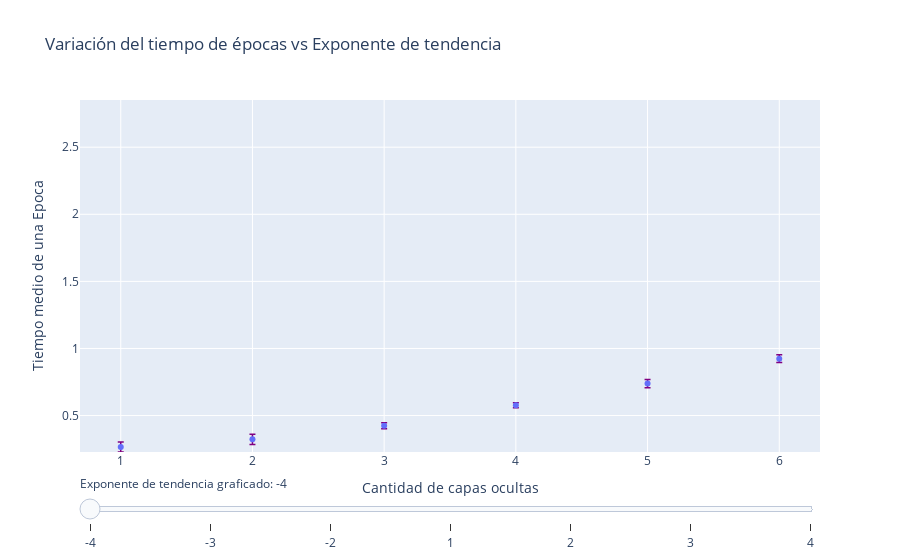

Write notebook code for a chart like this one.
### Code cell
## GRAFICOS 2D CON SLIDERS PARA POSIBLE CARACTERIZACION
# Create figure
#import plotly.graph_objects as go
fig = go.Figure()
#fig.show(block=True)
# Add traces, one for each slider step
for i in np.arange(0, X.shape[0] , 1):
    fig.add_trace(go.Scatter(  visible=False,
        x=Y[i,:], y=Z_1[i,:], mode='markers', name='measured', 
        error_y=dict( type='data', array=dZ_1[i,:], arrayminus = dZ_1[i,:] , color='purple', thickness=1.5, width=3) ) )
fig.data[0].visible = True# Make 10th trace visible
# Create and add slider
steps = [];
for i in range(len(fig.data)):
    #print(step)
    step = dict( method="restyle", args  =["visible", [False] * len(fig.data)], label = str(X[i,0]) )
    step["args"][1][i] = True  # Toggle i'th trace to "visible"
    steps.append(step)
sliders = [dict( active=10, currentvalue={"prefix": "Exponente de tendencia graficado: "}, pad={"t": 20}, steps=steps )]
fig.update_layout( sliders=sliders )
fig.update_layout(
    yaxis  = dict(range=[np.min(Z_1 - dZ_1), np.max(Z_1 + dZ_1)]), 
    xaxis_title="Cantidad de capas ocultas", yaxis_title="Tiempo medio de una Epoca", 
    title=" Variación del tiempo de épocas vs Exponente de tendencia",)
fig.show()

### Figure 1 — Plotly figure (JSON) as saved in the notebook; plotly's stock layout.template omitted (floating-point values rounded to 4 significant figures)
{"data": [{"error_y": {"array": [0.03707, 0.03776, 0.02203, 0.01904, 0.03053, 0.02892], "arrayminus": [0.03707, 0.03776, 0.02203, 0.01904, 0.03053, 0.02892], "color": "purple", "thickness": 1.5, "type": "data", "width": 3}, "mode": "markers", "name": "measured", "type": "scatter", "visible": true, "x": [1, 2, 3, 4, 5, 6], "y": [0.2655, 0.3227, 0.424, 0.5772, 0.7382, 0.9242]}, {"error_y": {"array": [0.0893, 0.02297, 0.04787, 0.03799, 0.06543, 0.04177], "arrayminus": [0.0893, 0.02297, 0.04787, 0.03799, 0.06543, 0.04177], "color": "purple", "thickness": 1.5, "type": "data", "width": 3}, "mode": "markers", "name": "measured", "type": "scatter", "visible": false, "x": [1, 2, 3, 4, 5, 6], "y": [0.7875, 0.7716, 0.8778, 1.016, 1.152, 1.283]}, {"error_y": {"array": [0.1887, 0.2348, 0.0585, 0.04624, 0.06567, 0.05529], "arrayminus": [0.1887, 0.2348, 0.0585, 0.04624, 0.06567, 0.05529], "color": "purple", "thickness": 1.5, "type": "data", "width": 3}, "mode": "markers", "name": "measured", "type": "scatter", "visible": false, "x": [1, 2, 3, 4, 5, 6], "y": [1.393, 1.333, 1.31, 1.451, 1.5, 1.703]}, {"error_y": {"array": [0.1049, 0.08289, 0.05035, 0.05372, 0.07242, 0.08095], "arrayminus": [0.1049, 0.08289, 0.05035, 0.05372, 0.07242, 0.08095], "color": "purple", "thickness": 1.5, "type": "data", "width": 3}, "mode": "markers", "name": "measured", "type": "scatter", "visible": false, "x": [1, 2, 3, 4, 5, 6], "y": [1.893, 1.666, 1.658, 1.756, 1.759, 1.91]}, {"error_y": {"array": [0.07446, 0.2344, 0.04411, 0.2392, 0.09247, 0.18], "arrayminus": [0.07446, 0.2344, 0.04411, 0.2392, 0.09247, 0.18], "color": "purple", "thickness": 1.5, "type": "data", "width": 3}, "mode": "markers", "name": "measured", "type": "scatter", "visible": false, "x": [1, 2, 3, 4, 5, 6], "y": [2.051, 2.186, 1.98, 2.141, 2.111, 2.232]}, {"error_y": {"array": [0.06451, 0.09722, 0.3202, 0.09974, 0.1528, 0.2061], "arrayminus": [0.06451, 0.09722, 0.3202, 0.09974, 0.1528, 0.2061], "color": "purple", "thickness": 1.5, "type": "data", "width": 3}, "mode": "markers", "name": "measured", "type": "scatter", "visible": false, "x": [1, 2, 3, 4, 5, 6], "y": [2.182, 2.488, 2.532, 2.473, 2.486, 2.535]}, {"error_y": {"array": [0.07547, 0.0553, 0.05644, 0.07771, 0.1123, 0.1338], "arrayminus": [0.07547, 0.0553, 0.05644, 0.07771, 0.1123, 0.1338], "color": "purple", "thickness": 1.5, "type": "data", "width": 3}, "mode": "markers", "name": "measured", "type": "scatter", "visible": false, "x": [1, 2, 3, 4, 5, 6], "y": [2.289, 2.448, 2.496, 2.608, 2.582, 2.499]}], "layout": {"sliders": [{"active": 10, "currentvalue": {"prefix": "Exponente de tendencia graficado: "}, "pad": {"t": 20}, "steps": [{"args": ["visible", [true, false, false, false, false, false, false]], "label": "-4", "method": "restyle"}, {"args": ["visible", [false, true, false, false, false, false, false]], "label": "-3", "method": "restyle"}, {"args": ["visible", [false, false, true, false, false, false, false]], "label": "-2", "method": "restyle"}, {"args": ["visible", [false, false, false, true, false, false, false]], "label": "1", "method": "restyle"}, {"args": ["visible", [false, false, false, false, true, false, false]], "label": "2", "method": "restyle"}, {"args": ["visible", [false, false, false, false, false, true, false]], "label": "3", "method": "restyle"}, {"args": ["visible", [false, false, false, false, false, false, true]], "label": "4", "method": "restyle"}]}], "title": {"text": " Variación del tiempo de épocas vs Exponente de tendencia"}, "xaxis": {"title": {"text": "Cantidad de capas ocultas"}}, "yaxis": {"range": [0.2284, 2.852], "title": {"text": "Tiempo medio de una Epoca"}}}}
